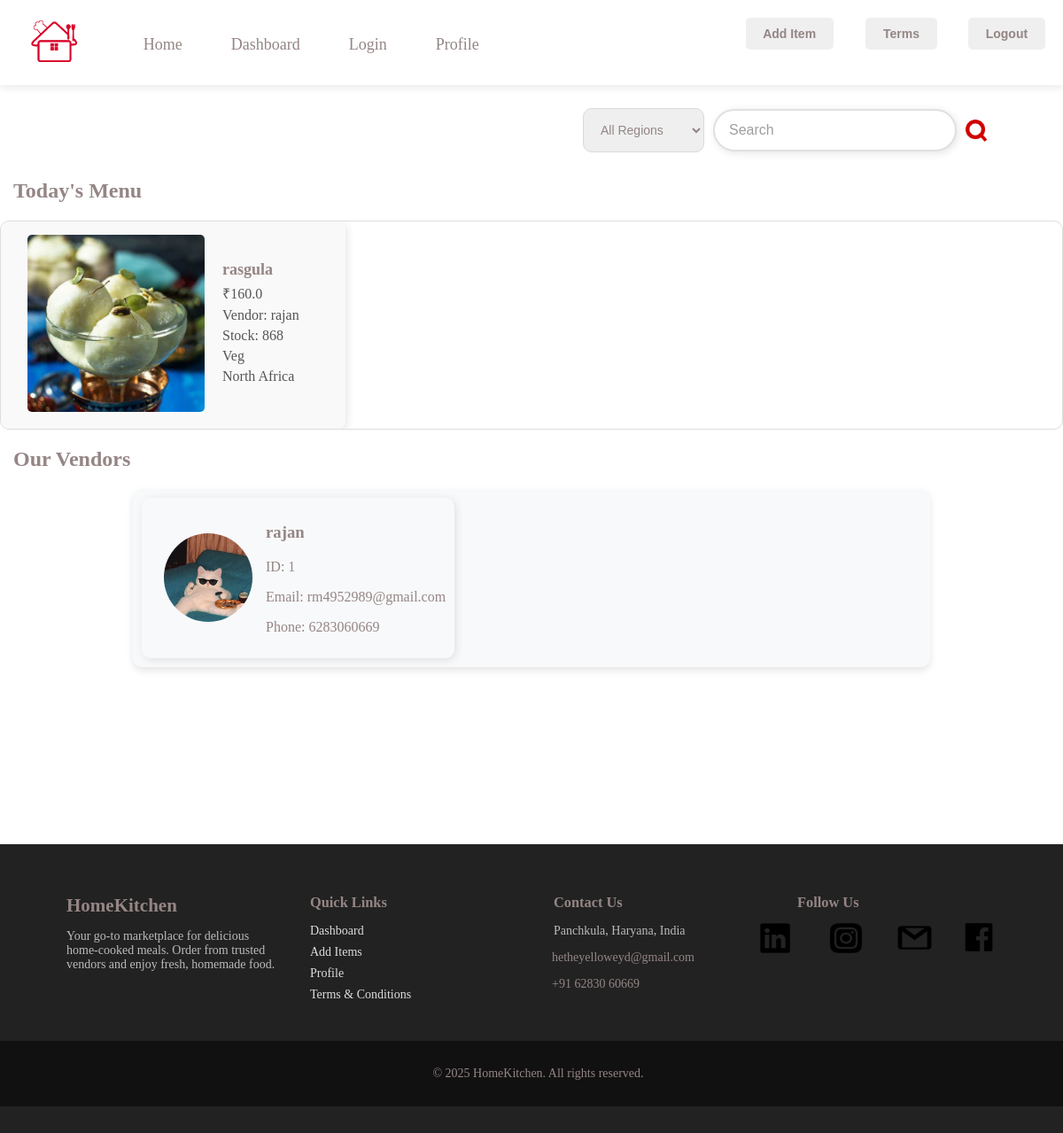
The page /dashboard (signed in) on the database its author committed.
### main.py (models this page shows, shortened)
class Item(db.Model):
    id = db.Column(db.Integer, primary_key=True)
    itemid = db.Column(db.String(50), nullable=False)
    name = db.Column(db.String(100), nullable=False)
    context = db.Column(db.Text, nullable=False)
    amount = db.Column(db.Float, nullable=False)
    image_url = db.Column(db.String(200), nullable=False)
    stock = db.Column(db.Integer, nullable=False, default=0)
    user_id = db.Column(db.Integer, db.ForeignKey('user.id'), nullable=False)
    likes = db.Column(db.Integer, default=0)
    type= db.Column(db.String(50), nullable= False)
    region= db.Column(db.String(100), nullable= True)
    dislikes = db.Column(db.Integer, default=0)
    comments = db.relationship('Comment', backref='item', lazy=True)

class User(db.Model):
    id = db.Column(db.Integer, primary_key=True)
    name = db.Column(db.String(100), nullable=False)
    phone = db.Column(db.String(15), nullable= False, unique=True)
    email = db.Column(db.String(120), unique=True, nullable=False)
    password_hash = db.Column(db.String(200), nullable=False)
    upi_id = db.Column(db.String(50), nullable=True)
    role = db.Column(db.String(10), nullable=False)
    items = db.relationship('Item', backref='seller')
    created_at= db.Column(db.DateTime, default= datetime.datetime.utcnow)
    email_verified = db.Column(db.Boolean, default=False)
    business_name = db.Column(db.String(150), nullable=True, unique=True)
    terms_accepted = db.Column(db.Boolean, default=False)
    address = db.Column(db.String(255), nullable=True)
    latitude = db.Column(db.String(50), nullable=True)
    longitude = db.Column(db.String(50), nullable=True)
    vehicle_type= db.Column(db.String(50), nullable= True)
    vehicle_number= db.Column(db.String(50), nullable=True)
    id_proof = db.Column(db.String(200), nullable=True)  # File path
    license = db.Column(db.String(200), nullable=True)  # File path
    insurance = db.Column(db.String(200), nullable=True)  # File path
    photo = db.Column(db.String(200), nullable=True)  # File path
    verified = db.Column(db.Boolean, default=False)

### main.py (the view)
@app.route('/dashboard', methods=['GET'])
def dashboard():
    search_query = request.args.get('search', '')
    selected_region = request.args.get('region', '')
    query = Item.query.join(User)
    if search_query:
        query = query.filter((Item.name.ilike(f"%{search_query}%")) | (Item.context.ilike(f"%{search_query}%")) | (User.name.ilike(f"%{search_query}%")))
    if selected_region:
        if selected_region == "Others":
            query = query.filter(or_(Item.region == None, Item.region == ""))
        else:
            query = query.filter(Item.region == selected_region)
    items = query.all()
    users = User.query.all()
    unique_regions = db.session.query(Item.region).distinct().all()
    unique_regions = [r[0] for r in unique_regions if r[0]]
    return render_template('dashboard.html', items=items, users=users, search_query=search_query, unique_regions=unique_regions, selected_region=selected_region)

### templates/dashboard.html (shortened to what this page needs)
{% extends "base.html" %}
{% block content %}
<div class="top-right-buttons">
    {% if session.get('user_role') == 'vendor' %}
        <a href="{{ url_for('additems') }}"><button>Add Item</button></a>
        <a href="{{ url_for('terms') }}"><button>Terms</button></a>
    {% elif session.get('user_role') == 'consumer' %}
        <a href="{{ url_for('my_orders') }}"><button>My Orders</button></a>
    {% endif %}
    <a href="{{ url_for('logout') }}"><button>Logout</button></a>
</div>
<div class="search-container">
    <form method="GET" action="{{ url_for('dashboard') }}" role="search">
        <div class="search-wrapper">
            <select name="region" class="region-dropdown">
                <option value="">All Regions</option>
            </select>
            <input class="searchbar" type="search" name="search" placeholder="Search" value="{{ search_query if search_query else '' }}" required>
            <img src="{{ url_for('static', filename='images/search-icon.png') }}" alt="Search" class='search-icon' onclick="this.closest('form').submit();">
        </div>
    </form>
</div>
<h2>Today's Menu</h2>
<div class="item-container">
    {% if items %}
        {% for item in items %}
            <div class="item-card">
                <a href="{{ url_for('item_details', item_id=item.id) }}">
                    <img src="{{ url_for('static', filename=item.image_url) }}" alt="Item Image">
                </a>
                <div class="item-details">
                    <h2>{{ item.name }}</h2>
                    <p>₹{{ item.amount }}</p>
                    <p>Vendor: {{ item.seller.name }}</p>
                    <p>Stock: {{ item.stock }}</p>
                    <p>{{ item.type }}</p>
                    <p>{{ item.region }}</p>
                </div>
            </div>
        {% endfor %}
    {% else %}
        <p>No items found.</p>
    {% endif %}
</div>
<h2>Our Vendors</h2>
<div class="user-carousel-container">
    <div class="user-carousel">
        {% for user in users %}
            {% if user.role == 'vendor' %}
                <div class="user-card">
                    <a href="{{ url_for('vendor_details', vendor_id=user.id) }}">
                        <img src="{{ url_for('static', filename=user.profile_image if user.profile_image else 'images/default-user.jpg') }}" alt="User Image">
                    </a>
                    <div class="user-details">
                        <h3>{{ user.name }}</h3>
                        <p>ID: {{ user.id }}</p>
                        <p>Email: {{ user.email }}</p>
                        <p>Phone: {{ user.phone }}</p>
                    </div>
                </div>
            {% endif %}
        {% endfor %}
    </div>
</div>
{% endblock content %}

### static/style/style.css (style rules this page uses)
body { margin: 0; padding: 0; font-family: 'Times New Roman', Times, serif }
.search-container { margin: 1rem 0; width: 100%; display: flex; justify-content: flex-end; }
.search-wrapper { position: relative; display: flex; align-items: center; width: 80%; }
.search-wrapper select { padding: 15px; color: #958585; font-size: 14px; margin: 10px; border-radius: 10px; border: 1px solid #D9D9D9; }
.searchbar { width: 350px; padding: 0.8rem 1rem; padding-right: 3rem; border: 2px solid #e0e0e0; border-radius: 50px; font-size: 1rem; outline: none; transition: all 0.3s ease; box-shadow: 2px 2px 10px rgba(0, 0, 0, 0.1); }
.searchbar::placeholder { color: #9e9e9e; }
.search-icon { width: 25px; padding: 10px; position: relative; background: none; border: none; cursor: pointer; }
h1, h2, h3, p,a { margin-left: 15px; color: #958585; text-decoration: none; }
button { margin: 10px; color: #958585; margin-left: 10px; padding: 8px 15px; font-size: 14px; width: 90%; border-radius: 15px; border: none; text-align: center; }
.top-right-buttons { position: absolute; top: 10px; right: 20px; display: flex; gap: 10px; }
.top-right-buttons button { color: #958585; padding: 10px 15px; border: none; border-radius: 5px; cursor: pointer; font-weight: bold; }
.item-container { display: flex; flex-wrap: wrap; gap: 20px; max-height: 600px; overflow-y: auto; border: 1px solid #ddd; border-radius: 10px; }
.item-card { background: #f9f9f9; padding: 15px; border-radius: 8px; box-shadow: 2px 2px 10px rgba(0, 0, 0, 0.1); display: flex; align-items: center; gap: 20px; width: 30%; min-width: 250px; }
.item-card img { width: 200px; height: 200px; object-fit: cover; border-radius: 5px; }
.item-details { flex-grow: 1; }
.item-details h2 { margin: 0; font-size: 18px; }
.item-details p { margin: 5px 0; color: #555; }
.user-carousel-container { overflow-x: auto; white-space: nowrap; padding: 10px; margin: 0px 150px; background: #f8f9fa; border-radius: 10px; box-shadow: 0 4px 8px rgba(0, 0, 0, 0.1); }
.user-carousel { display: flex; gap: 15px; }
.user-card { display: flex; flex-wrap: wrap; width: auto; background: none; padding: 10px; border-radius: 10px; box-shadow: 2px 2px 10px rgba(0, 0, 0, 0.1); }
.user-card img { margin-top: 30px; width: 100px; height: 100px; border-radius: 50%; object-fit: cover; }

### rows shown on the page
Item: image_url (picture), name "rasgula", amount "160.0", seller.name "rajan", stock "868", type "Veg", region "North Africa"
User: name "rajan", id "1", email "rm4952989@gmail.com", phone "6283060669"
